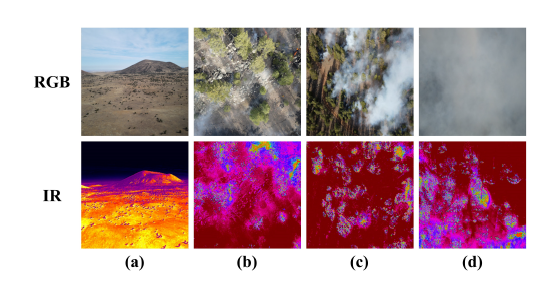
#> input picture Flame_2_dataset-main/ex1.PNG, 545 x 284 px
$ python -i transform.py   (imports and definitions only)
#> lines starting #> are read from the running program, lines starting #| are printed output that depends on the picture
#> further down, picture is the input picture: PIL image 545x284 RGBA; mean R, G, B, A 183.4, 150.9, 158.4, 255
import math
import numbers
from PIL import Image, ImageOps, ImageEnhance
import numpy as np
import random
from scipy.ndimage.morphology import generate_binary_structure, binary_erosion
from scipy.ndimage import maximum_filter


class Compose(object):
    def __init__(self, transforms):
        self.transforms = transforms

    # [5 lines left out: function __call__, not called in this run]


class RandomCrop(object):
    """
    Take a random crop from the image.
    First the image or crop size may need to be adjusted if the incoming image
    is too small...
    If the image is smaller than the crop, then:
         the image is padded up to the size of the crop
         unless 'nopad', in which case the crop size is shrunk to fit the image
    A random crop is taken such that the crop fits within the image.
    If a centroid is passed in, the crop must intersect the centroid.
    """
    # [59 lines left out: functions __init__, __call__, not called in this run]


class PadImage(object):
    def __init__(self, size=(512, 512), ignore_index=0):
        self.size = size
        self.ignore_index = ignore_index

    # [16 lines left out: function __call__, not called in this run]


class RandomHorizontalFlip(object):

    def __init__(self, prob: float = 0.5):
        self.prob = prob

    # [12 lines left out: function __call__, not called in this run]


class RandomVerticalFlip(object):
    def __init__(self, prob: float = 0.5):
        self.prob = prob

    # [12 lines left out: function __call__, not called in this run]


class Resize(object):
    def __init__(self, size: tuple = (512,  512)):
        self.size = size  # size: (h, w)

    def __call__(self, img, mask):
        assert img.size == mask.size
        return img.resize(self.size, Image.BICUBIC), mask.resize(self.size, Image.NEAREST)


class RandomScale(object):
    def __init__(self, scale_list=[0.75, 1.0, 1.25], mode='value'):
        self.scale_list = scale_list
        self.mode = mode

    # [10 lines left out: function __call__, not called in this run]
       # 对于图像模式是L或者P，只能用Image.NEAREST


class ColorJitter(object):
    def __init__(self, brightness=0.5, contrast=0.5, saturation=0.5):
        if not brightness is None and brightness>0:
            self.brightness = [max(1-brightness, 0), 1+brightness]
        if not contrast is None and contrast>0:
            self.contrast = [max(1-contrast, 0), 1+contrast]
        if not saturation is None and saturation>0:
            self.saturation = [max(1-saturation, 0), 1+saturation]

    def __call__(self, img, mask=None):
        r_brightness = random.uniform(self.brightness[0], self.brightness[1])
        r_contrast = random.uniform(self.contrast[0], self.contrast[1])
        r_saturation = random.uniform(self.saturation[0], self.saturation[1])
        img = ImageEnhance.Brightness(img).enhance(r_brightness)
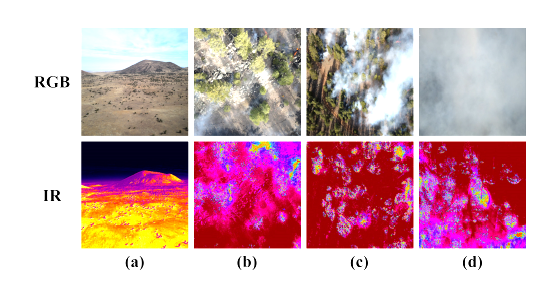
#> img: PIL image 545x284 RGBA; mean R, G, B, A 208.5, 167.4, 175.7, 255
        img = ImageEnhance.Contrast(img).enhance(r_contrast)
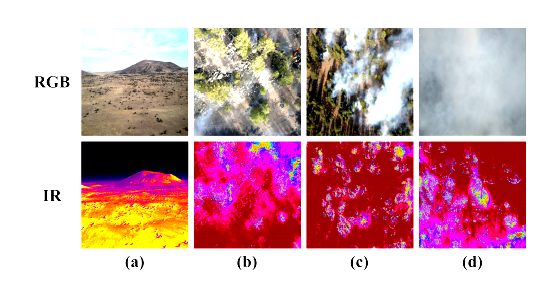
#> img: PIL image 545x284 RGBA; mean R, G, B, A 207.2, 164, 170.6, 255
        img = ImageEnhance.Color(img).enhance(r_saturation)
        if mask is None:
            return img
        else:
            return img, mask


class SmartCropV1(object):
    # [22 lines left out: functions __init__, __call__, not called in this run]


class SmartCropV2(object):
    # [32 lines left out: functions __init__, __call__, not called in this run]

>>> from PIL import Image
>>> picture = Image.open('../../../Flame_2_dataset-main/ex1.PNG')
>>> result = ColorJitter()(picture)
